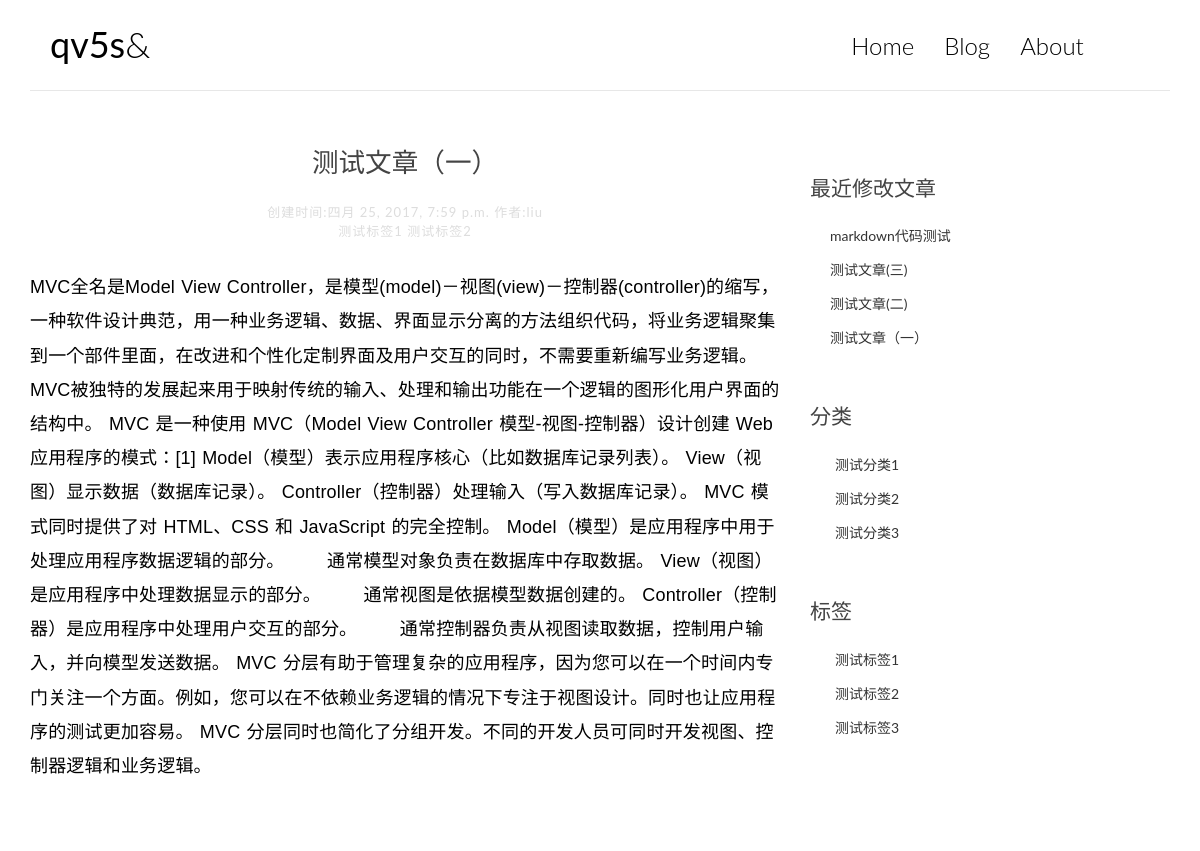
The app's page /post/1/ with its own data.
### blog/models.py (models this page shows, shortened)
class Post(models.Model):
    title=models.CharField(max_length=70)
    body=models.TextField()
    create_time=models.DateTimeField('创建时间',auto_now_add=True)
    modified_time=models.DateTimeField('修改时间',auto_now=True)
    excerpt = models.CharField(max_length=200,blank=True)
    category = models.ForeignKey(Category)
    tags = models.ManyToManyField(Tag,blank=True)
    author = models.ForeignKey(User)

class Tag(models.Model):
    name=models.CharField(max_length=100)

class Category(models.Model):
    name=models.CharField(max_length=100)

### blog/views.py (the view)
# urls.py: url(r'^post/(?P<pk>\d+)/$',post,name='post'),
def post(request,pk):
    pk=int(pk)
    tag_list = Tag.objects.all()[:5]
    category_list = Category.objects.all()[:5]
    post_list = Post.objects.all()
    post=post_list[pk-1]
    post_time = post_list.order_by('-modified_time')
    post.body = markdown.markdown(post.body, extensions=['markdown.extensions.extra', 'markdown.extensions.codehilite',
                                                         'markdown.extensions.toc', ])
    return render(request,'post.html',context={'post':post,'tag_list':tag_list,'category_list':category_list,'post_list':post_list[:5],'post_time':post_time})

### blog/templates/post.html (shortened to what this page needs)
{% extends 'base.html' %}
{% block body %}
<h1 class="entry-title">{{ post.title }}</h1>
  <div class="entry-meta">
    <span >
        <time datetime="{{ post.create_time }}">创建时间:{{ post.create_time }}    </time>
    </span>
    <span >作者:{{ post.author }}</span><br>
      {% for tag in post.tags.all %}
      <span>{{ tag.name }}</span>
      {% endfor %}
  </div>
<div class="entry-content clearfix">
  {{ post.body|safe }}
</div>
<section class="comment-area">
</section>
{% endblock %}

### blog/templates/base.html (shortened to what this page needs)
<!DOCTYPE html>
{% load staticfiles %}
<html lang="en">
<head>
    <link rel="stylesheet" href="{% static 'blog/css/bootstrap.min.css' %}" />
    <link rel="stylesheet" href="{% static 'blog/css/pace.css' %}" />
    <link rel="stylesheet" href="{% static 'blog/css/custom.css' %}" />
    <link rel="stylesheet" href="{% static 'blog/css/friendly.css' %}" />
</head>
<body>
<div class="container">
			<header id="site-header">
				<div class="row">
					<div class="col-md-4 col-sm-5 col-xs-8">
						<div class="logo">
							<h1><a href="/"><b>qv5s</b>&</a></h1>
						</div>
					</div>
					<div class="col-md-8 col-sm-7 col-xs-4">
						<nav class="main-nav" role="navigation">
							<div class="collapse navbar-collapse" id="bs-example-navbar-collapse-1">
  								<ul class="nav navbar-nav navbar-right">
    								<li class="cl-effect-11"><a href="/" data-hover="Home">Home</a></li>
    								<li class="cl-effect-11"><a href="/" data-hover="Blog">Blog</a></li>
    								<li class="cl-effect-11"><a href="/" data-hover="About">About</a></li>
  								</ul>
							</div>
						</nav>
					</div>
				</div>
                </header>
    </div>
<div class="content-body">
			<div class="container">
				<div class="row">
					<main class="col-md-8">
{% block body %}{% endblock %}
                        </main>
					<aside class="col-md-4">
						<div class="widget widget-recent-posts">
							<h3 class="widget-title">最近修改文章</h3>
							<ul>
                                {% for post in post_time %}
								<li>
									<a href="{%  url 'post'  forloop.counter %}">{{ post.title }}</a>
								</li>
								{% endfor %}
							</ul>
						</div>
						<div class="widget widget-archives">
							<h3 class="widget-title">分类</h3>
							<ul>
                                {% for category in category_list %}
								<li>
									<a href="{% url 'search' %}?c={{ category.name }}">{{ category.name }}</a>
								</li>
								{% endfor %}
							</ul>
						</div>
						<div class="widget widget-category">
							<h3 class="widget-title">标签</h3>
							<ul>
                                {% for tag in tag_list %}
								<li>
									<a href="{% url 'search' %}?t={{ tag.name }}">{{ tag.name }}</a>
								</li>
								{% endfor %}
							</ul>
						</div>
					</aside>
				</div>
			</div>
		</div>
</body>
</html>

### blog/static/blog/css/custom.css (style rules this page uses)
* { outline: none; }
h1, h2, h3, h4, h5, h6 { margin-top: 0; }
b { font-weight: 400; }
a { color: #333; }
body { color: #444; font-family: 'Lato', sans-serif; }
p { font-family: 'Ubuntu', sans-serif; font-weight: 400; word-spacing: 1px; letter-spacing: 0.01em; }
#site-header { background-color: #FFF; padding: 25px 20px; margin-bottom: 40px; border-bottom: 1px solid #e7e7e7; }
.logo h1 a { color: #000; }
.logo h1 { margin: 0; font-family: 'Lato', sans-serif; font-weight: 300; }
.main-nav { margin-top: 11px; max-width: 95%; }
.main-nav a { color: #000000 !important; padding: 0 0 5px 0 !important; margin-right: 30px; font-family: 'Lato', sans-serif; font-weight: 300; font-size: 24px; }
.cl-effect-11 a { padding: 10px 0; color: #0972b4; text-shadow: none; }
.cl-effect-11 a::before { position: absolute; top: 0; left: 0; overflow: hidden; padding: 0 0 5px 0 !important; max-width: 0; border-bottom: 1px solid #000; color: #000; content: attr(data-hover); -webkit-transition: max-width 0.5s; -moz-transition: max-width 0.5s; transition: max-width 0.5s; }
.content-body { padding-bottom: 4em; }
.post, .comment-area { background: #fff; padding: 30px 30px 0; }
.entry-title { text-align: center; font-size: 1.9em; margin-bottom: 20px; line-height: 1.6; padding: 10px 20px 0; }
.entry-meta { text-align: center; color: #DDDDDD; font-size: 13px; letter-spacing: 1px; margin-bottom: 30px; }
.entry-content { font-size: 18px; line-height: 1.9; font-weight: 300; color: #000; }
.widget { background: #fff; padding: 30px 0 0; }
.widget-title { font-size: 1.5em; margin-bottom: 20px; line-height: 1.6; padding: 10px 0 0; font-weight: 400; }
.widget-recent-posts ul { padding: 0; margin: 0; padding-left: 20px; }
.widget-recent-posts ul li { list-style-type: none; position: relative; line-height: 170%; margin-bottom: 10px; }
.widget-recent-posts ul li::before { content: '\f3d3'; font-family: "Ionicons"; position: absolute; left: -17px; top: 3px; font-size: 16px; color: #000; }
.widget-archives ul { padding: 0; margin: 0; padding-left: 25px; }
.widget-archives ul li { list-style-type: none; position: relative; line-height: 170%; margin-bottom: 10px; }
.widget-archives ul li::before { content: '\f3f3'; font-family: "Ionicons"; position: absolute; left: -25px; top: 1px; font-size: 16px; color: #000; }
.widget-category ul { padding: 0; margin: 0; padding-left: 25px; }
.widget-category ul li { list-style-type: none; position: relative; line-height: 170%; margin-bottom: 10px; }
.widget-category ul li::before { content: '\f3fe'; font-family: "Ionicons"; position: absolute; left: -25px; top: 1px; font-size: 18px; color: #000; }

### records on screen
Post: title "测试文章（一）", create_time "四月 25, 2017, 7:59 p.m.", author "liu", body "MVC全名是Model View Controller，是模型(model)－视图(view)－控制器(controller)的缩写，一种软件设计典范，用一种业务逻辑、数据、界面显示分离的方法组织代码，将业务逻辑聚集到一个部件里面，在改进和个性化定制界面及用户交互的同时，不需要重新编写业务逻辑。MVC被独特的发展起来用于映射传统的输入、处理和输出功能在一个逻辑的图形化用户界面的结构中。 MVC 是一种使用 MVC（Model View Controller 模型-视图-控制器）设计创建 Web 应用程序的模式：[1] Model（模型）表示应用程序核心（比如数据库记录列表）。 View（视图）显示数据（数据库记录）。 Controller（控制器）处理输入（写入数据库记录）。 MVC 模式同时提供了对 HTML、CSS 和 JavaScript 的完全控制。 Model（模型）是应用程序中用于处理应用程序数据逻辑的部分。 通常模型对象负责在数据库中存取数据。 View（视图）是应用程序中处理数据显示的部分。 通常视图是依据模型数据创建的。 Controller（控制器）是应用程序中处理用户交互的部分。 通常控制器负责从视图读取数据，控制用户输入，并向模型发送数据。 MVC 分层有助于管理复杂的应用程序，因为您可以在一个时间内专门关注一个方面。例如，您可以在不依赖业务逻辑的情况下专注于视图设计。同时也让应用程序的测试更加容易。 MVC 分层同时也简化了分组开发。不同的开发人员可同时开发视图、控制器逻辑和业务逻辑。"
Tag: name "测试标签1"
Tag: name "测试标签2"
Post: title "markdown代码测试"
Post: title "测试文章(三)"
Post: title "测试文章(二)"
Category: name "测试分类1"
Category: name "测试分类2"
Category: name "测试分类3"
Tag: name "测试标签3"
